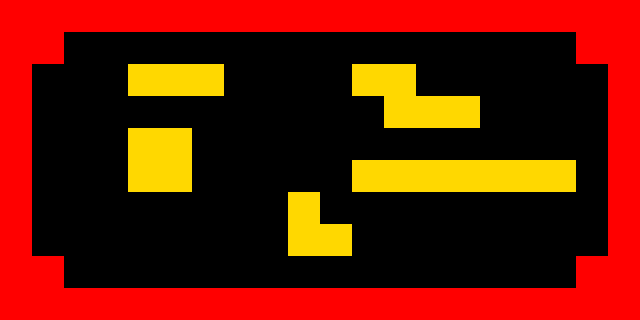

A 2D game scene composited from a Tiled map and its tileset images. What follows is a short description and the map's XML, with each tile layer's data collapsed to a summary:
An orthogonal 20x10 tile map with 32x32 px tiles, 2 tile layers (Tile Layer 1, Tile Layer 2).

<map version="1.0" tiledversion="1.1.4" orientation="orthogonal" renderorder="right-down" width="20" height="10" tilewidth="32" tileheight="32" infinite="0" nextobjectid="1">
 <tileset firstgid="1" source="level.tsx" />
 <layer name="Tile Layer 1" width="20" height="10">
  <data>[200 cells, 82 non-empty, 2 distinct tile ids]</data>
 </layer>
 <layer name="Tile Layer 2" width="20" height="10">
  <data>[200 cells, 0 non-empty, 0 distinct tile ids]</data>
 </layer>
</map>